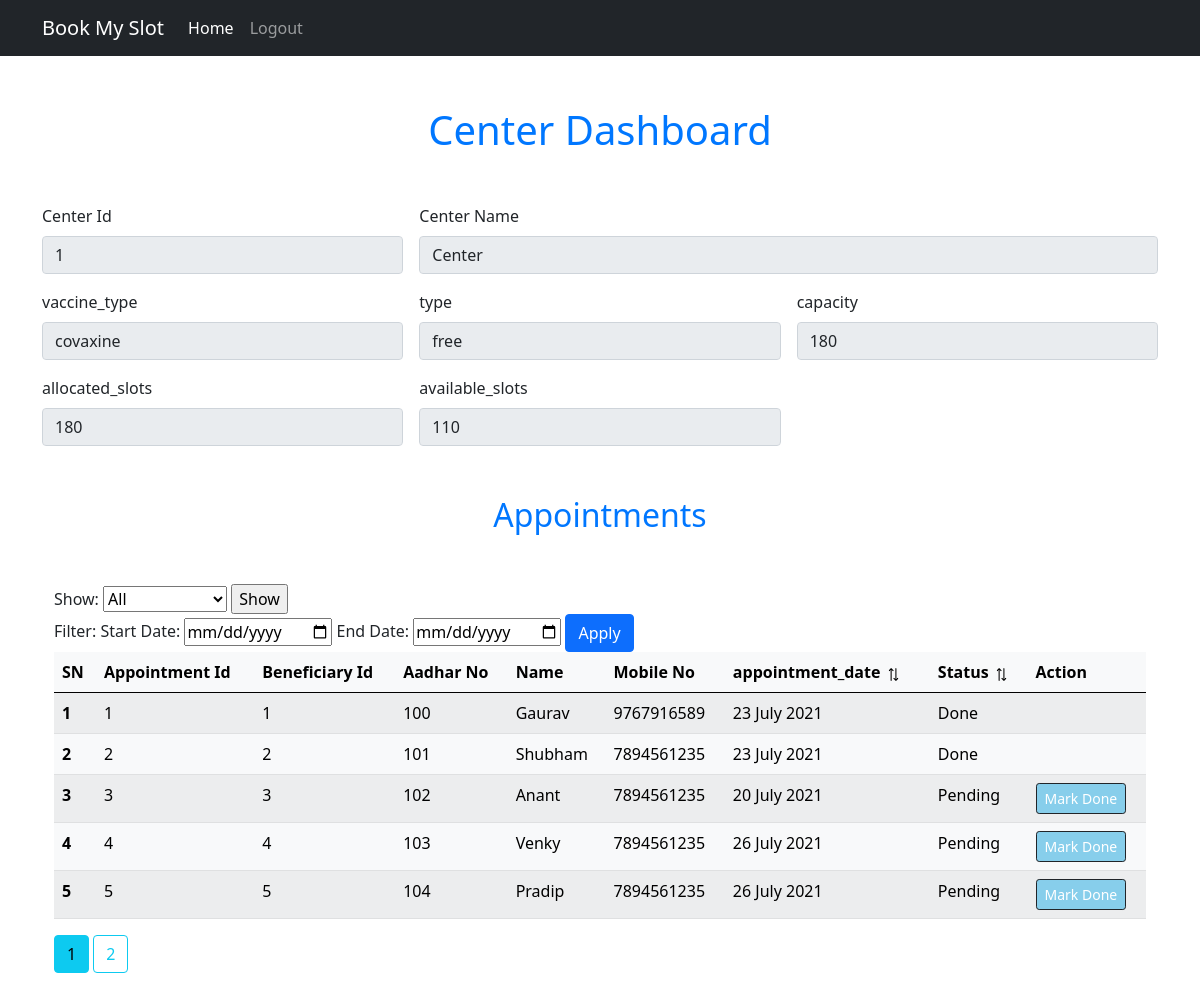
Page /center_dashboard (signed in) on the earlier database version.
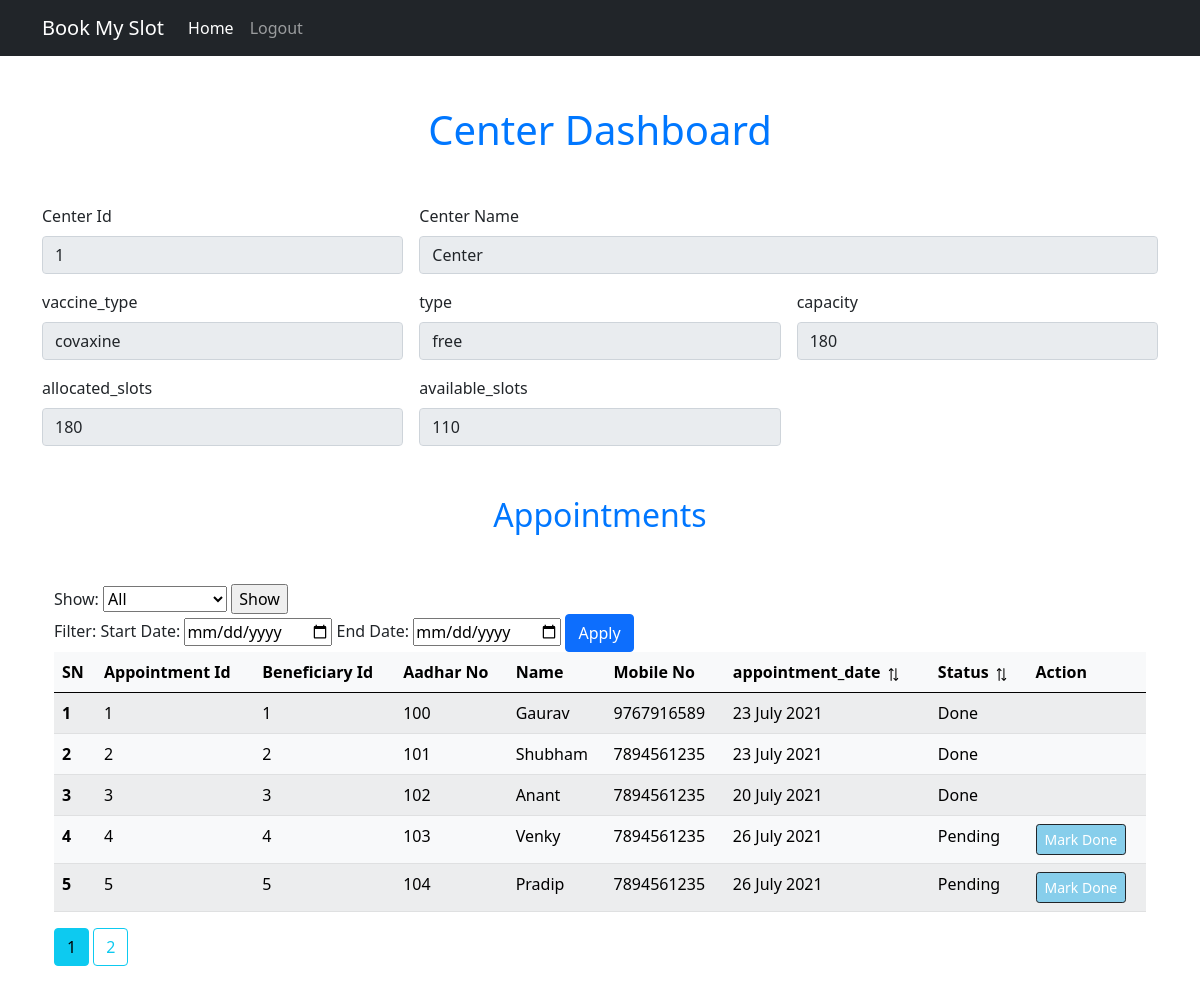
Same page on the later database version.
### models.py (models this page shows)
class Center(db.Model):
    __tablename__= 'centers'
    center_id=db.Column(db.Integer, primary_key=True)
    center_name=db.Column(db.String(100), nullable=False)
    city=db.Column(db.String(100), nullable=False)
    district=db.Column(db.String(100), nullable=False)
    pin_code=db.Column(db.String(100), nullable=False)
    capacity=db.Column(db.String(100),nullable=False)
    allocated_slots=db.Column(db.Integer, nullable=False)
    available_slots=db.Column(db.Integer, nullable=False)
    vaccine_type=db.Column(db.String(100),nullable=False)
    type=db.Column(db.String, nullable=False)

class Bookings(db.Model):
    __tablename__= 'bookings'
    booking_id=db.Column(db.Integer, primary_key=True)
    user_id=db.Column(db.Integer,db.ForeignKey('users.id'))
    center_id=db.Column(db.Integer,db.ForeignKey('centers.center_id'))
    vaccine=db.Column(db.String(100),default='V1')
    type=db.Column(db.String,default='free')
    booking_date=db.Column(db.DateTime, default=datetime.datetime.utcnow())
    appointment_date=db.Column(db.DateTime, default=datetime.datetime.utcnow())
    status=db.Column(db.String(50), default='Pending')

class User(db.Model,UserMixin):
    __tablename__= 'users'
    id=db.Column(db.Integer, primary_key=True)
    first_name=db.Column(db.String(100), nullable=False)
    last_name=db.Column(db.String(100), nullable=False)
    aadhar_no=db.Column(db.Integer(), nullable=False,unique=True)
    birth_year=db.Column(db.Integer(), nullable=False)
    email=db.Column(db.String(100),nullable=False)
    mobile_no=db.Column(db.Integer(), nullable=False)
    password=db.Column(db.String(100), nullable=False)
    dose = db.Column(db.Integer(), nullable=True)

### routes.py (the view)
@app.route("/center_dashboard")
@login_required
def center_dashboard():
    if is_authorized_staff():
        try:
            center_data =get_center(current_user.center_id)
            show_only = request.args.get("show")
            order = request.args.get("order")
            sort_by = request.args.get("sort_by")
            start_date = request.args.get("start_date")
            end_date = request.args.get("end_date")
            page=request.args.get('page',1,type=int)
            user_appo_data= user_and_appo_data_sroted(current_user.center_id,show_only=show_only,sort_by=sort_by, order=order,start_date=start_date,end_date=end_date,page=page)
            logged_in_staff_data = get_staff_data(current_user.staff_id)
            errmsg=""
            if session.get("errmsg"):
                errmsg = session.get("errmsg")
                flash(errmsg,"danger")
            return render_template('center_dashboard.html', center=center_data,data=user_appo_data,logged_in_staff_data=logged_in_staff_data)
        except Exception as e:
            print(e)
            flash("Some error occured, Try again later...","danger")
            return render_template('staff_login.html')
    else:
        flash("You are not a authorised staff to access this page","warning")
        return redirect(url_for("staff_login")),403

### auth.py (called while the page is built)
@login_manager.user_loader
def load_user(user_id):
    user=session.get('user_cat')
    if user == "Staff":
        return Staff.query.get(user_id)
    else:
        return User.query.get(user_id)

def is_authorized_staff():
    if not(session["user_cat"]=="Staff"):
        return False
    else:
        return True

### models.py (called while the page is built)
def get_staff_data(staff_id):
    result = Staff.query.get(staff_id)
    staff = staff_schema.dump(result)
    return staff

def get_center(center_id):
    result = Center.query.get(center_id)
    center = center_schema.dump(result)
    return center

### templates/center_dashboard.html (shortened to what this page needs)
{% extends 'base.html' %}
{% block body %}
<div class="container profile-container">
    <h1 class="center-text heading">Center Dashboard</h1>
    <form class="row g-3 " >
        {% if center %}
        {% set center_id=center.center_id %}
        {% set center_name=center.center_name %}
        {% set vaccine_type=center.vaccine_type %}
        {% set type=center.type %}
        {% set capacity=center.capacity%}
        {% set allocated_slots=center.allocated_slots%}
        {% set available_slots=center.available_slots%}
        {% set allocated_slots=center.allocated_slots%}
        {% else %}
        {% set center_id=NA %}
        {% set center_name=NA %}
        {% set vaccine_type=NA %}
        {% set type=NA %}
        {% set capacity=NA %}
        {% set allocated_slots= NA %}
        {% set available_slots= NA %}
        {% set allocated_slots= NA %}
        {% endif %}
        <div class="col-md-4">
            <label for="center_id" class="form-label">Center Id</label>
            <input type="number" class="form-control" id="center_id" value={{center_id}} disabled>
        </div>
        <div class="col-md-8">
            <label for="center_name" class="form-label">Center Name</label>
            <input type="text" class="form-control" id="name" name="center_name" value={{center_name}} disabled>
        </div>
        <div class="col-md-4">
            <label for="vaccine_type" class="form-label">vaccine_type</label>
            <input type="text" class="form-control" id="vaccine_type" value={{vaccine_type}} disabled>
        </div>
        <div class="col-md-4">
            <label for="type" class="form-label">type</label>
            <input type="text" class="form-control" id="vaccine_type" value={{type}} disabled>
        </div>
        <div class="col-md-4">
            <label for="capacity" class="form-label">capacity</label>
            <input type="number" class="form-control" id="capacity" value="{{capacity}}" disabled>
        </div>
        <div class="col-md-4">
            <label for="allocated_slots" class="form-label">allocated_slots</label>
            <input type="number" class="form-control" id="allocated_slots" value="{{allocated_slots}}" disabled>
        </div>
        <div class="col-md-4">
            <label for="available_slots" class="form-label">available_slots</label>
            <input type="number" class="form-control" id="available_slots" value="{{available_slots}}" disabled>
        </div>
    </form>
    <div class="container my-4">
        <h2 class="center-text heading">Appointments</h2>
        <div>
          {% if request.args.get('show') %}
            {% set show_data=request.args.get('show') %}
            {% if show_data=='done' %}
              {% set is_done_selected='selected' %}
            {% elif show_data=='pending'%}
              {% set is_pending_selected='selected' %}
            {% else %}
            {% set is_all_selected='selected' %}
            {% endif %}
          {% else %}
          {% set show_data='all' %}
          {% endif %}
        <form action="">
          <label for="show">Show:</label>
          <select name="show" id="show">
            <option value="all" {{is_all_selected}}>All</option>
          </select>
          <input type="submit" value="Show">
        </form>
        </div>
        <div>
            {% if request.args.get('start_date') %}
              {% set start_date=request.args.get('start_date') %}
              {% set end_date=request.args.get('end_date') %}
            {% endif %}
              <form action="" method="GET">
                Filter:
                Start Date:
                <input type="date" name="start_date" id="start_date" value="{{start_date}}" required>
                End Date:
                <input type="date" name="end_date" id="end_date" value="{{end_date}}" required>
                {% if request.args.get('start_date') %}
              </form>
                <a href="{{url_for('center_dashboard')}}"><button class="btn btn-primary "> Cancle</button></a>
                {% else %}
                <button type="submit" class="btn btn-primary">Apply</button>
              </form>
                {% endif %}
        </div>
          {% if not data %}
          <div class="alert alert-warning" role="alert">
            No Appointments...
          </div>
          {% else %}
      <table class="table table-light table-striped">
        <thead>
            <tr>
              <th scope="col">SN</th>
              <th scope="col">Appointment Id</th>
              <th scope="col">Beneficiary Id </th>
              <th scope="col">Aadhar No</th>
              <th scope="col">Name</th>
              <th scope="col">Mobile No</th>
              <th scope="col">appointment_date
                {% if request.args.get('order') and request.args.get('sort_by')=='appointment_date' %}
                {% set sort_by=request.args.get('sort_by') %}
                {% set order=request.args.get('order') %}
                    {% if request.args.get('order')=='asc' %}
                      <a href="{{ url_for('center_dashboard',show=show_data,sort_by='appointment_date',order='desc') }}" >
                        <img class="sort-icon" src="{{ url_for('static',filename='images/d_arrow.png') }}" alt="">
                      </a>
                    {% else %}
                    <a href="{{ url_for('center_dashboard',show=show_data,sort_by='appointment_date',order='asc') }}" >
                      <img class="sort-icon" src="{{ url_for('static',filename='images/u_arrow.png') }}" alt="">
                    </a>
                    {% endif %}
                {% else %}
                  <a href="{{ url_for('center_dashboard',show=show_data,sort_by='appointment_date',order='desc') }}" >
                    <img class="sort-icon" src="{{ url_for('static',filename='images/sort.png') }}" alt="">
                  </a>
                {% endif %}
              </th>
              <th scope="col">Status
                {% if request.args.get('order') and request.args.get('sort_by')=='status' %}
                    {% if request.args.get('order')=='asc' %}
                      <a href="{{ url_for('center_dashboard',show=show_data,sort_by='status',order='desc') }}" >
                        <img class="sort-icon" src="{{ url_for('static',filename='images/d_arrow.png') }}" alt="">
                      </a>
                    {% else %}
                    <a href="{{ url_for('center_dashboard',show=show_data,sort_by='status',order='asc') }}" >
                      <img class="sort-icon" src="{{ url_for('static',filename='images/u_arrow.png') }}" alt="">
                    </a>
                    {% endif %}
                {% else %}
                  <a href="{{ url_for('center_dashboard',show=show_data,sort_by='status',order='desc') }}" >
                    <img class="sort-icon" src="{{ url_for('static',filename='images/sort.png') }}" alt="">
                  </a>
                {% endif %}
              </th>
              <th scope="col">Action</th>
            </tr>
          </thead>
          <tbody>
            {% for d in data.items %}
              <tr>
                <th scope="row">{{loop.index}}</th>
                <td>{{d.booking_id}}</td>
                <td>{{d.id}}</td>
                <td>{{d.aadhar_no}}</td>
                <td>{{d.first_name}}</td>
                <td>{{d.mobile_no}}</td>
                {% set date = d.appointment_date %}
                <td>{{date.strftime("%d %B %Y")}}</td>
                <td>{{d.status}}</td>
                <td>
                  {% if not d.status == "Done" %}
                  <a href="/shot_done/{{d.id}}" class="btn btn-dark btn-sm shot_done_btn">Mark Done</a>
                  {% endif  %}
              </tr>
              {% endfor %}
          </tbody>
      </table>
      {% set sort_by=request.args.get('sort_by',None) %}
      {% set order=request.args.get('order',None) %}
      {% set start_date=request.args.get('start_date',None) %}
      {% set end_date=request.args.get('end_date',None) %}
        {% for page_num in data.iter_pages(left_edge=1,right_edge=1,left_current=1,right_current=2) %}
            {% if page_num %}
              {% if data.page == page_num %}
                <a class="btn btn-info mb-4" href="{{url_for('center_dashboard',show=show_data,sort_by=sort_by,page=page_num)}}">{{page_num}}</a>
              {% else %}
                <a class="btn btn-outline-info mb-4" href="{{url_for('center_dashboard',show=show_data,sort_by=sort_by,order=order,start_date=start_date,end_date=end_date,page=page_num)}}">{{page_num}}</a>
              {% endif %}
            {% else %}
              ...
            {% endif %}
        {% endfor %}
      {% endif %}
    </div>
</div>
{% endblock body %}

### templates/base.html (shortened to what this page needs)
<!DOCTYPE html>
<html lang="en">
<head>
    <link href="https://cdn.jsdelivr.net/npm/bootstrap@5.0.2/dist/css/bootstrap.min.css" rel="stylesheet">
    <link rel="stylesheet" href="{{ url_for('static', filename='css/style.css') }} ">
</head>
<body>
    <nav class="navbar navbar-expand-lg navbar-dark bg-dark">
        <div class="container">
          <a class="navbar-brand" href="#">Book My Slot</a>
          <div class="collapse navbar-collapse" id="navbarSupportedContent">
            <ul class="navbar-nav me-auto mb-2 mb-lg-0">
              {% if current_user.is_authenticated %}
                  {% if session["user_cat"]=="Staff" %}
                    <li class="nav-item">
                      <a class="nav-link active" aria-current="page" href="{{url_for('center_dashboard')}}">Home</a>
                    </li>
                  {% else %}
                    <li class="nav-item">
                      <a class="nav-link active" aria-current="page" href="{{url_for('user_home')}}">Home</a>
                    </li>
                  {% endif %}
                  <li class="nav-item">
                    <a class="nav-link" href="{{ url_for('logout') }}">Logout</a>
                  </li>
              {% endif %}
            </ul>
          </div>
        </div>
      </nav>
      {% block body %}
       {% endblock body %}
</body>
</html>

### static/css/style.css (style rules this page uses)
.heading { margin: 50px auto; text-align: center; color: rgb(0, 119, 255); }
.center-text { text-align: center; }
.shot_done_btn { background-color: skyblue; }
.sort-icon { height: 17px; }

Differences in the rows shown:
changed Bookings "Anant": status "Pending" → "Done"; no longer shows "Mark Done"
